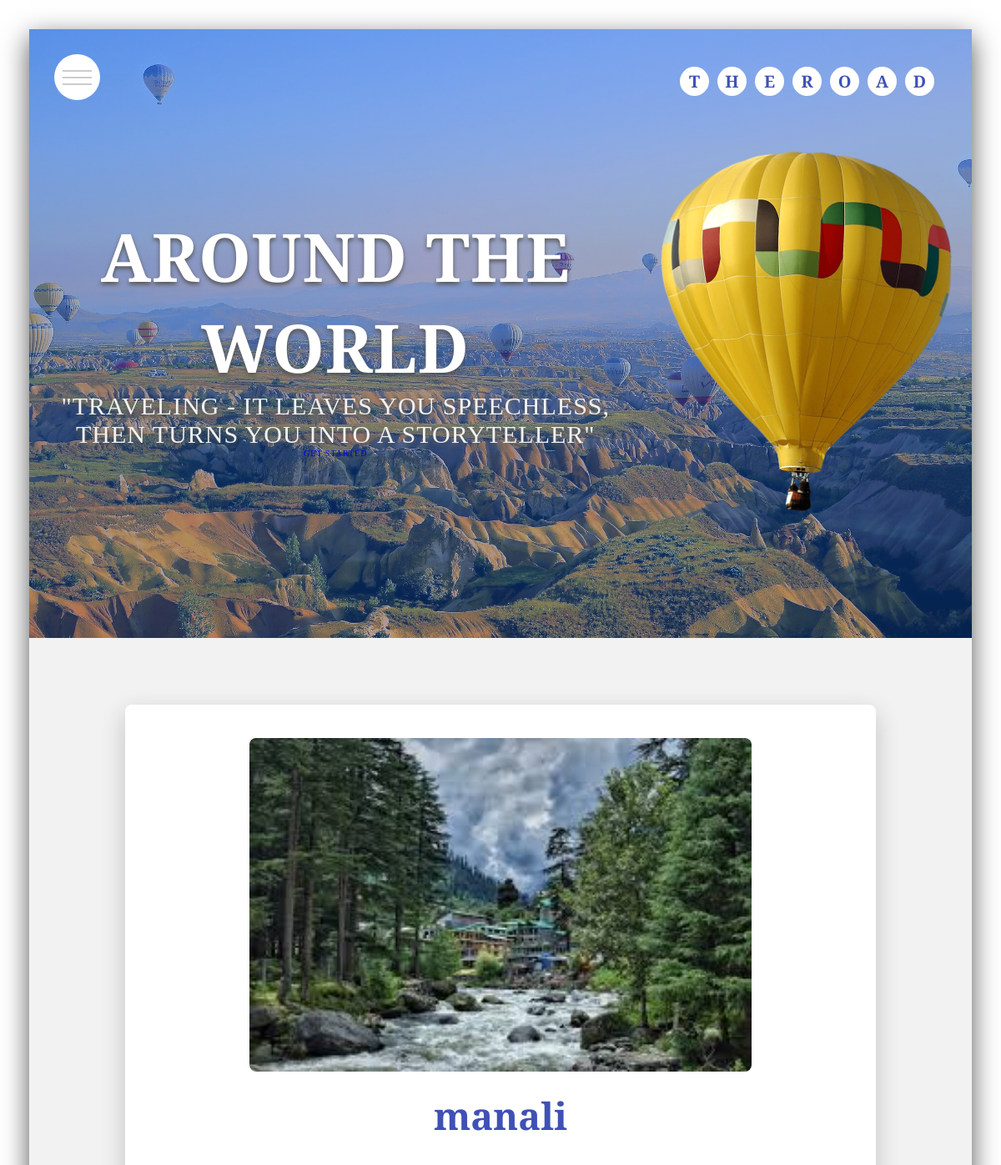
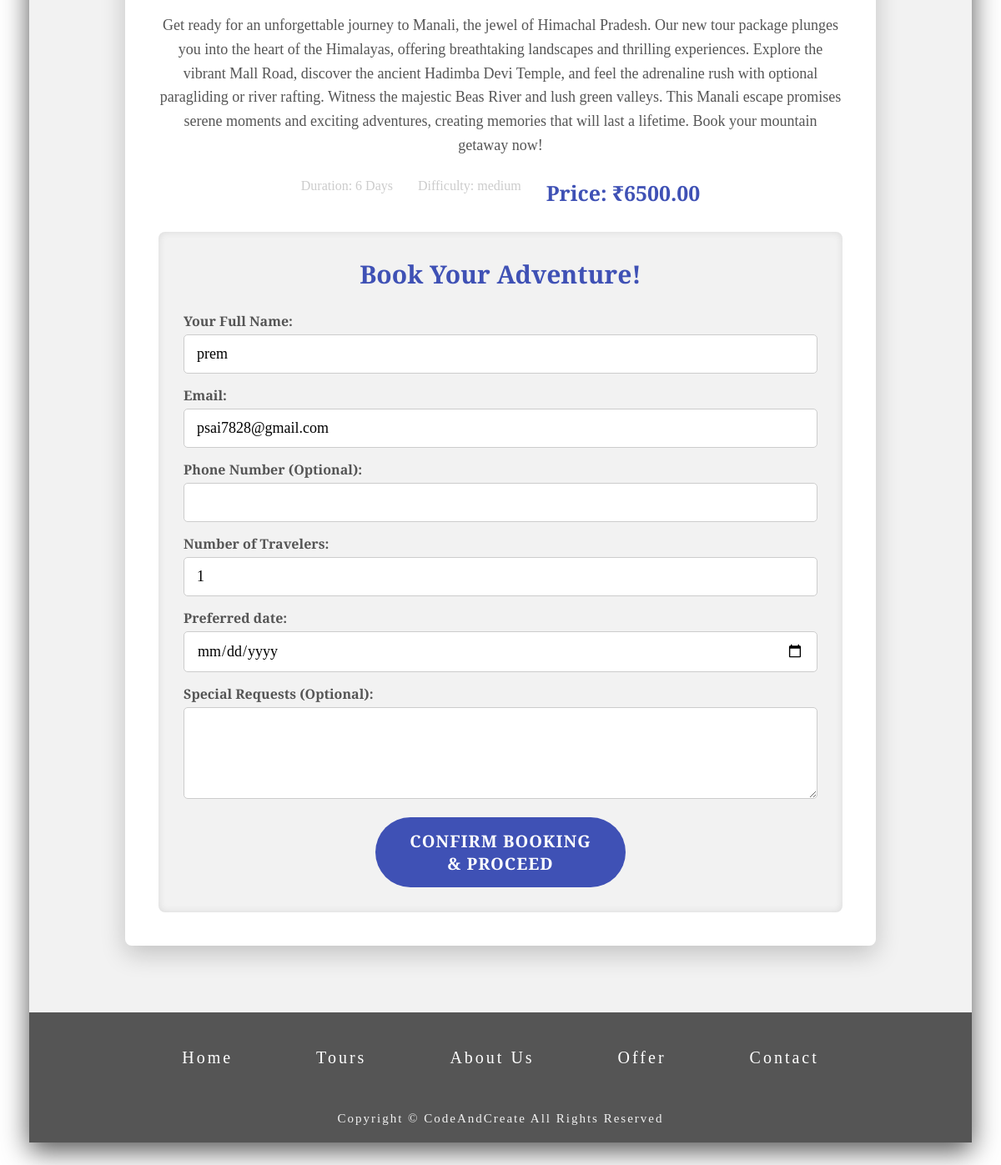
/tour/2/ (signed in), run on the app's committed database (2 pictures, top to bottom).
### website/models.py (models this page shows, shortened)
class Tour(models.Model):
    title = models.CharField(max_length=100, default="Sample Tour Title")
    description = models.TextField(default="Default tour description")
    duration = models.CharField(max_length=50, default="X Days")
    difficulty = models.CharField(max_length=50, default="Easy")
    image = models.ImageField(upload_to='tours/') # Requires Pillow
    price = models.DecimalField(max_digits=8, decimal_places=2)

### website/views.py (the view)
# urls.py: path('tour/<int:tour_id>/', views.tour_detail_view, name='tour_detail'),
def tour_detail_view(request, tour_id):
    tour = get_object_or_404(Tour, pk=tour_id) # Get the Tour object or return 404
    if request.method == 'POST':
        form = BookingForm(request.POST)
        if form.is_valid():
            booking = form.save(commit=False) # Create booking object but don't save yet
            booking.tour = tour # Link the booking to the current tour
            if request.user.is_authenticated:
                booking.user = request.user # Link to logged-in user if applicable
            booking.save() # Save the booking to your Django database
            messages.success(request, "Your booking request has been received!")
            google_form_url = "https://docs.google.com/forms/d/e/1FAIpQLSfmYxiGqtjhfovkVsK3_fcDA9w0p_tadXezohqu5a-5-eBhdQ/viewform?usp=pp_url&entry.2005620554=prem&entry.1045781291=p2514958@gmail.com&entry.1166974658=9391166435&entry.839337160=2&entry.738658398=2025-07-25"
            entry_ids = {
                "full_name": "2005620554",
                "email": "1045781291",
                "phone_number": "1166974658",
                "number_of_people": "839337160",
                "preferred_date": "738658398",
                "special_requests": "663558033",
            }
            google_form_redirect_url = f"{google_form_url}?"
            google_form_redirect_url += f"entry.{entry_ids['full_name']}={form.cleaned_data['full_name']}&"
            google_form_redirect_url += f"entry.{entry_ids['email']}={form.cleaned_data['email']}&"
            google_form_redirect_url += f"entry.{entry_ids['phone_number']}={form.cleaned_data['phone_number'] or ''}&"
            google_form_redirect_url += f"entry.{entry_ids['number_of_people']}={form.cleaned_data['number_of_people']}&"
            google_form_redirect_url += f"entry.{entry_ids['preferred_date']}={form.cleaned_data['preferred_date'] or ''}&"
            google_form_redirect_url += f"entry.{entry_ids['special_requests']}={form.cleaned_data['special_requests'] or ''}"
            return redirect(google_form_redirect_url)
        else:
            messages.error(request, "Please correct the errors in the booking form.")
    else:
        initial_data = {}
        if request.user.is_authenticated:
            initial_data = {
                'full_name': request.user.get_full_name() or request.user.username,
                'email': request.user.email,
            }
        form = BookingForm(initial=initial_data)
    context = {
        'tour': tour,
        'form': form,
    }
    return render(request, 'tour_detail.html', context)

### website/forms.py
class BookingForm(forms.ModelForm):
    preferred_date = forms.DateField(
        widget=forms.DateInput(attrs={'type': 'date'}),
        required=False
    )
    class Meta:
        model = Booking
        fields = ['full_name', 'email', 'phone_number', 'number_of_people', 'preferred_date', 'special_requests']
        labels = {
            'full_name': 'Your Full Name',
            'phone_number': 'Phone Number (Optional)',
            'number_of_people': 'Number of Travelers',
            'preferred_date': 'Preferred Travel Date (Optional)',
            'special_requests': 'Special Requests (Optional)',
        }
        widgets = {
            'special_requests': forms.Textarea(attrs={'rows': 4}),
        }

### website/templates/tour_detail.html (shortened to what this page needs)
{% extends 'index.html' %}
{% load static %}
{% block content %}
<section class="tour-detail-section">
    <div class="tour-detail-container">
        <div class="tour-header">
            <img src="{{ tour.image.url }}" alt="{{ tour.title }}" class="tour-detail-image">
            <h1 class="tour-detail-title">{{ tour.title }}</h1>
        </div>
        <div class="tour-info">
            <p class="tour-detail-description">{{ tour.description }}</p>
            <div class="tour-meta">
                <span>Duration: {{ tour.duration }}</span>
                <span>Difficulty: {{ tour.difficulty }}</span>
                <span class="tour-detail-price">Price: ₹{{ tour.price }}</span>
            </div>
        </div>
        <div class="booking-form-wrapper">
            <h2>Book Your Adventure!</h2>
            <form method="post" class="booking-form">
                {{ form.as_p }}
                <button type="submit" class="booking-submit-btn">Confirm Booking & Proceed</button>
            </form>
        </div>
    </div>
</section>
{% endblock content %}

### website/static/css/style.css (style rules this page uses)
* { margin: 0; padding: 0; font-family: "Vollkorn", serif; list-style-type: none; text-decoration: none; box-sizing: border-box; outline: none; }
html { font-size: 62.5%; }
:root { --primary-color: #2b81e4; --secondary-color: #eee; --white-color: #fff; --grey-color: #555; --light-grey-color: #777; }

### website/static/css/auth.css (style rules this page uses)
:root { --primary-color: #3f51b5; --secondary-color: #f2f2f2; --white-color: #ffffff; --grey-color: #555; --light-grey-color: #ccc; }

### website/templates/index.html (style rules this page uses)
html { scroll-behavior: smooth; }

### website/templates/tour_detail.html (style rules this page uses)
.tour-detail-section { padding: 8rem 2rem; background-color: var(--secondary-color); min-height: calc(100vh - 7rem); display: flex; justify-content: center; align-items: flex-start; }
.tour-detail-container { background-color: var(--white-color); border-radius: 0.8rem; box-shadow: 0 1rem 3rem rgba(0, 0, 0, 0.2); width: 100%; max-width: 90rem; padding: 4rem; display: flex; flex-direction: column; gap: 3rem; }
.tour-header { text-align: center; }
.tour-detail-image { max-width: 100%; height: 40rem; object-fit: cover; border-radius: 0.8rem; margin-bottom: 2rem; }
.tour-detail-title { font-size: 4.5rem; color: var(--primary-color); margin-bottom: 1.5rem; }
.tour-info { text-align: center; }
.tour-detail-description { font-size: 1.8rem; color: var(--grey-color); line-height: 1.6; margin-bottom: 2.5rem; }
.tour-meta { display: flex; justify-content: center; gap: 3rem; font-size: 1.6rem; color: var(--light-grey-color); font-weight: 500; }
.tour-detail-price { font-size: 2.5rem; font-weight: 700; color: var(--primary-color); }
.booking-form-wrapper { background-color: var(--secondary-color); padding: 3rem; border-radius: 0.8rem; box-shadow: inset 0 0 1rem rgba(0,0,0,0.1); }
.booking-form-wrapper h2 { font-size: 3rem; color: var(--primary-color); text-align: center; margin-bottom: 2.5rem; }
.booking-form p { margin-bottom: 1.5rem; text-align: left; }
.booking-form label { display: block; font-size: 1.6rem; color: var(--grey-color); margin-bottom: 0.5rem; font-weight: 600; }
.booking-form input[type="text"], .booking-form input[type="email"], .booking-form input[type="tel"], .booking-form input[type="number"], .booking-form input[type="date"], .booking-form textarea { width: 100%; padding: 1.2rem 1.5rem; font-size: 1.8rem; border: 0.1rem solid var(--light-grey-color); border-radius: 0.5rem; transition: border-color 0.3s ease; box-sizing: border-box; }
.booking-submit-btn { background-color: var(--primary-color); color: var(--white-color); border: none; padding: 1.5rem 3rem; font-size: 2rem; border-radius: 5rem; cursor: pointer; transition: background-color 0.3s ease; margin-top: 2rem; width: 100%; max-width: 30rem; display: block; margin-left: auto; margin-right: auto; text-transform: uppercase; letter-spacing: 0.1rem; font-weight: 600; }

### data on the page
Tour: image (picture), title "manali", description "Get ready for an unforgettable journey to Manali, the jewel of Himachal Pradesh. Our new tour package plunges you into the heart of the Himalayas, offering breathtaking landscapes and thrilling experiences. Explore the vibrant Mall Road, discover the ancient Hadimba Devi Temple, and feel the adrenaline rush with optional paragliding or river rafting. Witness the majestic Beas River and lush green valleys. This Manali escape promises serene moments and exciting adventures, creating memories that will last a lifetime. Book your mountain getaway now!", duration "6 Days", difficulty "medium", price "6500.00"
